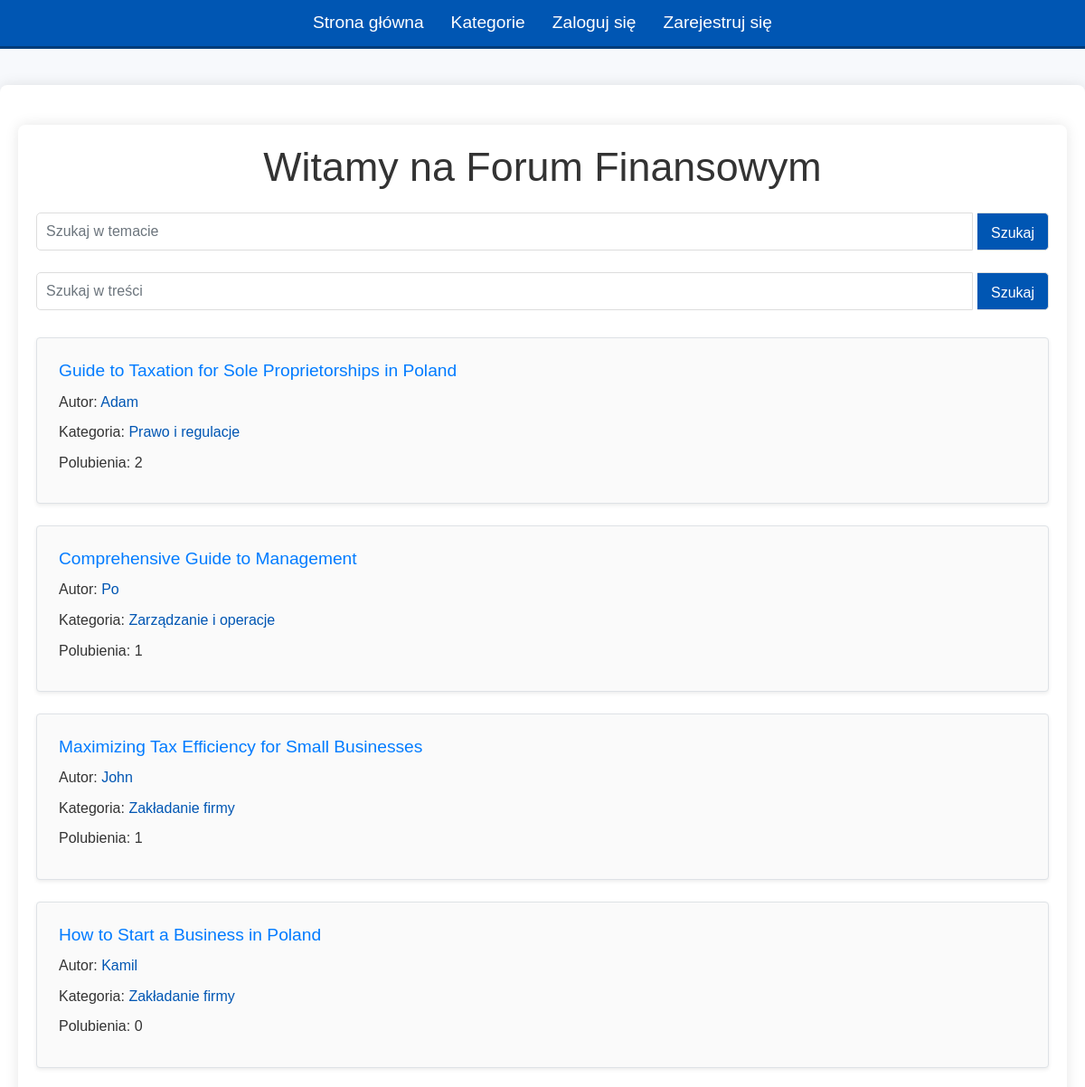
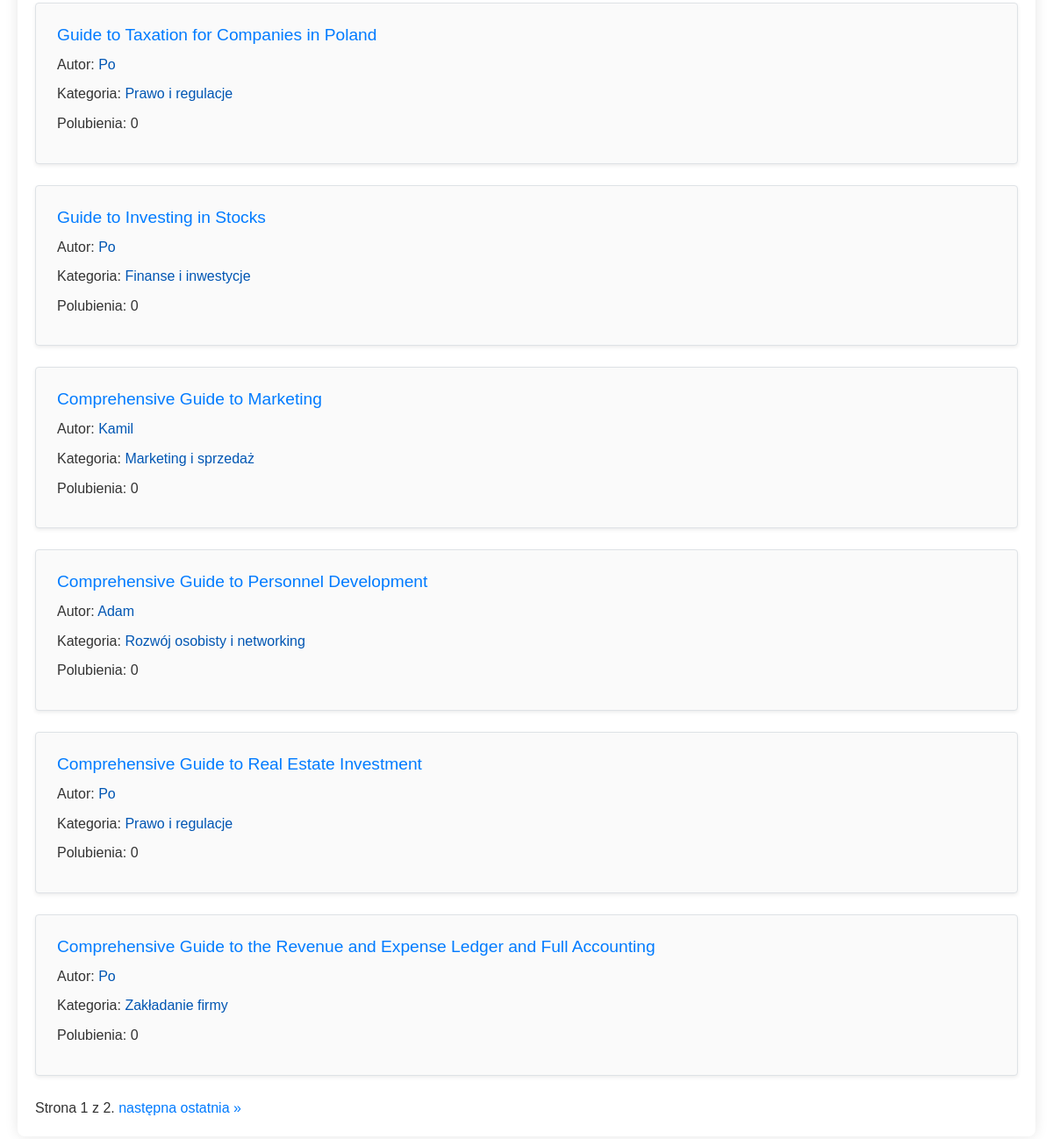
The page / on the database its author committed (2 pictures, top to bottom).
### finance/models.py (models this page shows, shortened)
class Post(models.Model):
    id = models.AutoField(primary_key=True)
    user = models.ForeignKey(User, on_delete=models.CASCADE, related_name="POST")
    temat = models.CharField(max_length=500)
    post = models.CharField(max_length=10000)
    timestamp = models.DateTimeField(default=timezone.now)
    CATEGORY_CHOICES = [
        ('zakladanie_firmy', 'Zakładanie firmy'),
        ('finance_inwestycje', 'Finanse i inwestycje'),
        ('marketing_sprzedaz', 'Marketing i sprzedaż'),
        ('zarządzanie_operacje', 'Zarządzanie i operacje'),
        ('prawo_regulacje', 'Prawo i regulacje'),
        ('rozwoj_osobisty', 'Rozwój osobisty i networking'),
        ('inne', 'Inne')
    ]
    category = models.CharField(max_length=50, choices=CATEGORY_CHOICES, default='inne')
    like_count = models.IntegerField(default=0)

class User(AbstractUser):
    id = models.AutoField(primary_key=True)
    username = models.CharField(max_length=100, unique=True)
    email = models.EmailField(max_length=254)
    password = models.CharField(max_length=128)
    if_professional = models.BooleanField(default=False)

### finance/views.py (the view)
# urls.py: path("", views.index, name="index"),
def index(request):
    post = Post.objects.all().order_by('-like_count')
    paginator = Paginator(post, 10)
    page = request.GET.get('page')
    try:
        posts = paginator.page(page)
    except PageNotAnInteger:
        posts = paginator.page(1)
    return render (request, "finance/index.html",{
        "posts": posts,
    })

### finance/templates/finance/index.html (shortened to what this page needs)
{% extends "finance/layout.html" %}
{% block body %}
<div class="container mt-4">
    <h1 class="text-center">Witamy na Forum Finansowym</h1>
    <form method="get" action="{% url 'search_subject' %}" class="search-form my-4 d-flex justify-content-center">
        <input type="text" name="q" class="form-control search-input" placeholder="Szukaj w temacie">
        <button type="submit" class="btn btn-primary search-button">Szukaj</button>
    </form>
    <form method="get" action="{% url 'search_content' %}" class="search-form mb-4 d-flex justify-content-center">
        <input type="text" name="q" class="form-control search-input" placeholder="Szukaj w treści">
        <button type="submit" class="btn btn-primary search-button">Szukaj</button>
    </form>
    {% if posts %}
        <div class="posts-list">
            {% for post in posts %}
                <div class="post p-4 mb-4 border rounded shadow-sm">
                    <h2><a href="{% url 'post_page' post.id %}" class="post-title">{{ post.temat }}</a></h2>
                    <p>Autor: <a href="{% url 'profile' post.user.username %}" class="post-author">{{ post.user.username }}</a></p>
                    <p>Kategoria: <span class="post-category"><a href="{% url 'category' post_category=post.category %}">{{ post.get_category_display }}</a></span></p>
                    <p> Polubienia: <span class="post-likes">{{ post.like_count }}</span></p>
                </div>
            {% endfor %}
        </div>
    {% else %}
        <p>Brak dostępnych postów.</p>
    {% endif %}
    <div class="pagination">
        <span class="step-links">
            <span class="current">
                Strona {{ posts.number }} z {{ posts.paginator.num_pages }}.
            </span>
            {% if posts.has_next %}
                <a href="?page={{ posts.next_page_number }}">następna</a>
                <a href="?page={{ posts.paginator.num_pages }}">ostatnia &raquo;</a>
            {% endif %}
        </span>
    </div>
</div>
{% endblock %}

### finance/templates/finance/layout.html (shortened to what this page needs)
{% load static %}
<!DOCTYPE html>
<html lang="pl">
    <head>
        <link rel="stylesheet" href="https://stackpath.bootstrapcdn.com/bootstrap/4.4.1/css/bootstrap.min.css">
        <link href="{% static 'finance/styles.css' %}" rel="stylesheet">
    </head>
    <body>
        <div class="navbar">
            <span><a href="{% url 'index' %}">Strona główna</a></span>
            <span><a href="{% url 'categories' %}">Kategorie</a></span>
            {% if user.is_authenticated %}
                <span><a href="{% url 'profile' user.username %}" id="user_name">{{ user.username }}</a></span>
                <span><a href="{% url 'view_saved_posts' user.username %}">Zapisane</a></span>
                <span><a href="{% url 'logout_view' %}" id="logout">Wyloguj się</a></span>
                <span><a href="{% url 'create' %}">Stwórz nowy artykuł</a></span>
            {% else %}
                <span><a href="{% url 'login_view' %}">Zaloguj się</a></span>
                <span><a href="{% url 'register' %}">Zarejestruj się</a></span>
            {% endif %}
        </div>
        <div class="container">
            {% block body %}
            {% endblock %}
        </div>
    </body>
</html>

### finance/static/finance/styles.css (style rules this page uses)
body { font-family: 'Arial', sans-serif; background-color: #f7f9fc; color: #333; line-height: 1.6; margin: 0; padding: 0; }
.navbar { display: flex; justify-content: center; background-color: #0056b3; padding: 10px; border-bottom: 3px solid #003d7a; }
.navbar span { margin: 0 15px; }
.navbar a { color: #fff; text-decoration: none; font-size: 1.2em; }
.container { max-width: 1200px; margin: 40px auto; padding: 20px; background-color: #fff; border-radius: 8px; box-shadow: 0 0 15px rgba(0, 0, 0, 0.1); }
h1 { font-size: 2.8em; margin-bottom: 20px; }
.search-form { display: flex; justify-content: center; margin-bottom: 20px; width: 100%; }
.search-form .search-input { width: 50%; padding: 10px; font-size: 1em; border: 1px solid #ddd; border-radius: 5px 0 0 5px; flex: 1; height: 42px; }
.search-form .search-button { padding: 10px 15px; font-size: 1em; border: 1px solid #ddd; border-left: none; background-color: #0056b3; color: #fff; border-radius: 0 5px 5px 0; cursor: pointer; flex: 0 0 auto; height: 42px; margin-left: 5px; }
.posts-list { margin-top: 30px; }
.post { margin-bottom: 30px; padding: 20px; border: 1px solid #e0e0e0; border-radius: 5px; background-color: #fafafa; transition: background-color 0.3s ease; }
.post h2 { font-size: 1.1em; margin-bottom: 10px; }
.post p { margin: 8px 0; }
.post p a { color: #0056b3; text-decoration: none; }
.form-control { width: 100%; padding: 10px; font-size: 1em; border: 1px solid #ddd; border-radius: 5px; }
.post h2 { font-size: 1.2em; margin-bottom: 10px; }
.post-title { font-size: 1,5em; margin-bottom: 20px; text-align: center; }

### rows shown on the page
Post: temat "Guide to Taxation for Sole Proprietorships in Poland", user.username "Adam", category "Prawo i regulacje", like_count "2"
Post: temat "Comprehensive Guide to Management", user.username "Po", category "Zarządzanie i operacje", like_count "1"
Post: temat "Maximizing Tax Efficiency for Small Businesses", user.username "John", category "Zakładanie firmy", like_count "1"
Post: temat "How to Start a Business in Poland", user.username "Kamil", category "Zakładanie firmy", like_count "0"
Post: temat "Guide to Taxation for Companies in Poland", user.username "Po", category "Prawo i regulacje", like_count "0"
Post: temat "Guide to Investing in Stocks", user.username "Po", category "Finanse i inwestycje", like_count "0"
Post: temat "Comprehensive Guide to Marketing", user.username "Kamil", category "Marketing i sprzedaż", like_count "0"
Post: temat "Comprehensive Guide to Personnel Development", user.username "Adam", category "Rozwój osobisty i networking", like_count "0"
Post: temat "Comprehensive Guide to Real Estate Investment", user.username "Po", category "Prawo i regulacje", like_count "0"
Post: temat "Comprehensive Guide to the Revenue and Expense Ledger and Full Accounting", user.username "Po", category "Zakładanie firmy", like_count "0"

### other values the page prints
{{ posts.number }} "1"
{{ posts.paginator.num_pages }} "2"
